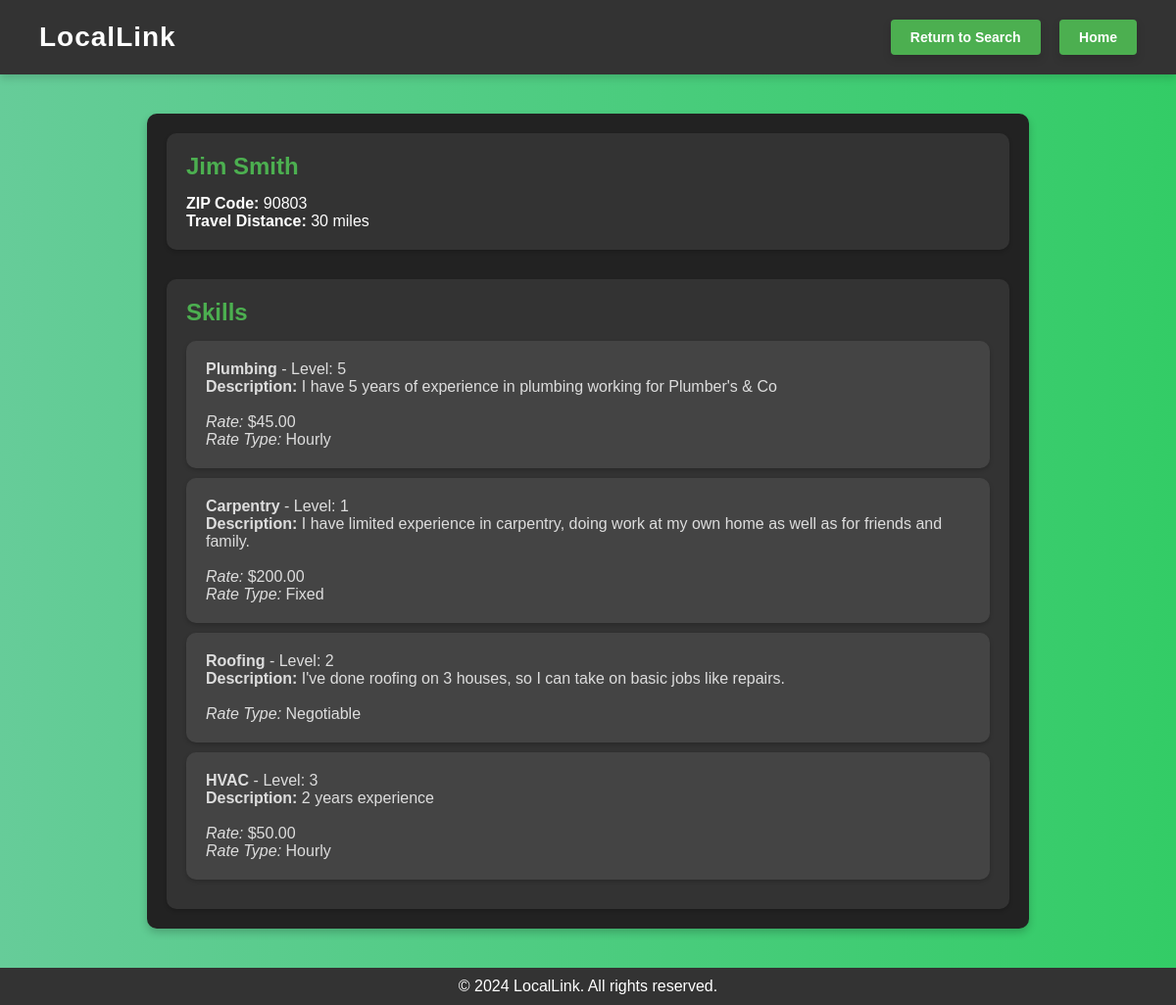
Page /view/3 on the committed database.
### app/models/worker.py (models this page shows, shortened)
class Worker(db.Model):
    __tablename__ = 'workers'
    id = db.Column(db.Integer, primary_key=True)
    profile_picture = db.Column(db.String(200))
    name = db.Column(db.String(100), nullable=False)
    phone_number = db.Column(db.String(15), unique=True, nullable=False)
    password = db.Column(db.String(200), nullable=False)
    zip_code = db.Column(db.String(10), nullable=True)
    travel_distance = db.Column(db.Integer, nullable=True)
    user_role = db.Column(db.String(50), default='regular')
    about_me = db.Column(db.Text, nullable=True)
    is_online = db.Column(db.Boolean, default=False)
    auto_offline_time = db.Column(db.DateTime, nullable=True)
    job_postings = db.relationship('JobPosting', back_populates='worker')
    contracts = db.relationship('Contract', back_populates='worker')
    skills = db.relationship('Skill', back_populates='worker')  # Add this line

### app/models/skill.py (models this page shows, shortened)
class Skill(db.Model):
    __tablename__ = 'skills'
    id = db.Column(db.Integer, primary_key=True)
    skill_name = db.Column(db.String(120), nullable=False)
    experience_level = db.Column(db.Integer, nullable=False)
    worker_id = db.Column(db.Integer, db.ForeignKey('workers.id'), nullable=False)
    description = db.Column(db.Text, default="No description provided", nullable=False)
    rate_type = db.Column(db.String(20), default="negotiable", nullable=False)
    rate_value = db.Column(db.Float, nullable=True)
    worker = db.relationship('Worker', back_populates='skills')

### app/routes/worker_routes.py (the view, shortened to what this page needs)
@worker_bp.route('/view/<int:worker_id>', methods=['GET'])
def worker_view(worker_id):
    worker = Worker.query.get_or_404(worker_id)
    skills = Skill.query.filter_by(worker_id=worker_id).all()
    employer_id = session.get('employer_id')
    return render_template('worker_view.html', worker=worker, skills=skills)

### app/templates/worker_view.html (shortened to what this page needs)
<!DOCTYPE html>
<html lang="en">
<head>
    <link rel="stylesheet" href="{{ url_for('static', filename='css/worker_view.css') }}">
</head>
<body>
    <header>
        <div class="logo">
            <h1>LocalLink</h1>
        </div>
        <nav>
            <a href="{{ url_for('home.search', zip_code=request.args.get('zip_code'), service_type=request.args.get('service_type')) }}" class="button">Return to Search</a>
            <a href="{{ url_for('home.home') }}" class="button">Home</a>
        </nav>
    </header>
    <main>
        <section class="worker-card">
            <div class="worker-details">
                <h2>{{ worker.name }}</h2>
                <p><strong>ZIP Code:</strong> {{ worker.zip_code }}</p>
                <p><strong>Travel Distance:</strong> {{ worker.travel_distance }} miles</p>
            </div>
            <div class="worker-skills">
                <h2>Skills</h2>
                {% if skills %}
                    <ul>
                        {% for skill in skills %}
                            <li class="worker-skills-card">
                                <strong>{{ skill.skill_name }}</strong> - Level: {{ skill.experience_level }}
                                <p><strong>Description:</strong> {{ skill.description }}</p>
                                {% if skill.rate_type != 'negotiable' %}
                                    <br><em>Rate:</em> ${{ "{:.2f}".format(skill.rate_value|default(0)) }}
                                {% endif %}
                                <br><em>Rate Type:</em> {{ skill.rate_type.capitalize() }}
                            </li>
                        {% endfor %}
                    </ul>
                {% else %}
                    <p>No skills listed yet.</p>
                {% endif %}
            </div>
        </section>
    </main>
    <footer>
        <p>&copy; 2024 LocalLink. All rights reserved.</p>
    </footer>
</body>
</html>

### app/static/css/worker_view.css (style rules this page uses)
* { margin: 0; padding: 0; box-sizing: border-box; }
body { font-family: Arial, sans-serif; background: linear-gradient(to right, #66cc99, #33cc66); color: #333; display: flex; flex-direction: column; min-height: 100vh; margin: 0; }
header { display: flex; justify-content: space-between; align-items: center; background-color: #333; color: white; padding: 20px 40px; box-shadow: 0 4px 8px rgba(0, 0, 0, 0.15); }
header .logo h1 { font-size: 28px; letter-spacing: 1px; }
header nav a { display: flex; color: #fff; text-decoration: none; margin-left: 15px; }
main { flex-grow: 1; display: flex; justify-content: center; align-items: center; padding: 40px; }
.worker-card { background-color: #222; color: white; border-radius: 10px; box-shadow: 0 4px 8px rgba(0, 0, 0, 0.2); padding: 20px; max-width: 900px; width: 100%; display: flex; flex-direction: column; gap: 30px; }
.worker-details, .worker-skills, .contact-worker { padding: 20px; background-color: #333; border-radius: 10px; box-shadow: 0 2px 4px rgba(0, 0, 0, 0.2); }
.worker-details h2, .worker-skills h2, .contact-worker h2 { color: #4CAF50; font-size: 1.5em; margin-bottom: 15px; }
.worker-skills ul { list-style: none; padding: 0; }
.worker-skills ul li { margin-bottom: 10px; color: #ddd; }
.worker-skills-card { padding: 20px; background-color: #444; border-radius: 10px; box-shadow: 0 2px 4px rgba(0, 0, 0, 0.2); }
.button { display: inline-block; padding: 10px 20px; background-color: #4CAF50; color: white; text-decoration: none; font-size: 14px; font-weight: bold; border-radius: 4px; border: none; box-shadow: 0 4px 8px rgba(0, 0, 0, 0.15); cursor: pointer; transition: background-color 0.3s, transform 0.2s; }
footer { text-align: center; padding: 10px; background-color: #333; color: white; margin-top: auto; }

### rows in the picture
Worker: name "Jim Smith", zip_code "90803", travel_distance "30"
Skill: skill_name "Plumbing", experience_level "5", description "I have 5 years of experience in plumbing working for Plumber's & Co", rate_value "45.00", rate_type "Hourly"
Skill: skill_name "Carpentry", experience_level "1", description "I have limited experience in carpentry, doing work at my own home as well as for friends and family.", rate_value "200.00", rate_type "Fixed"
Skill: skill_name "Roofing", experience_level "2", description "I've done roofing on 3 houses, so I can take on basic jobs like repairs.", rate_type "Negotiable"
Skill: skill_name "HVAC", experience_level "3", description "2 years experience", rate_value "50.00", rate_type "Hourly"
